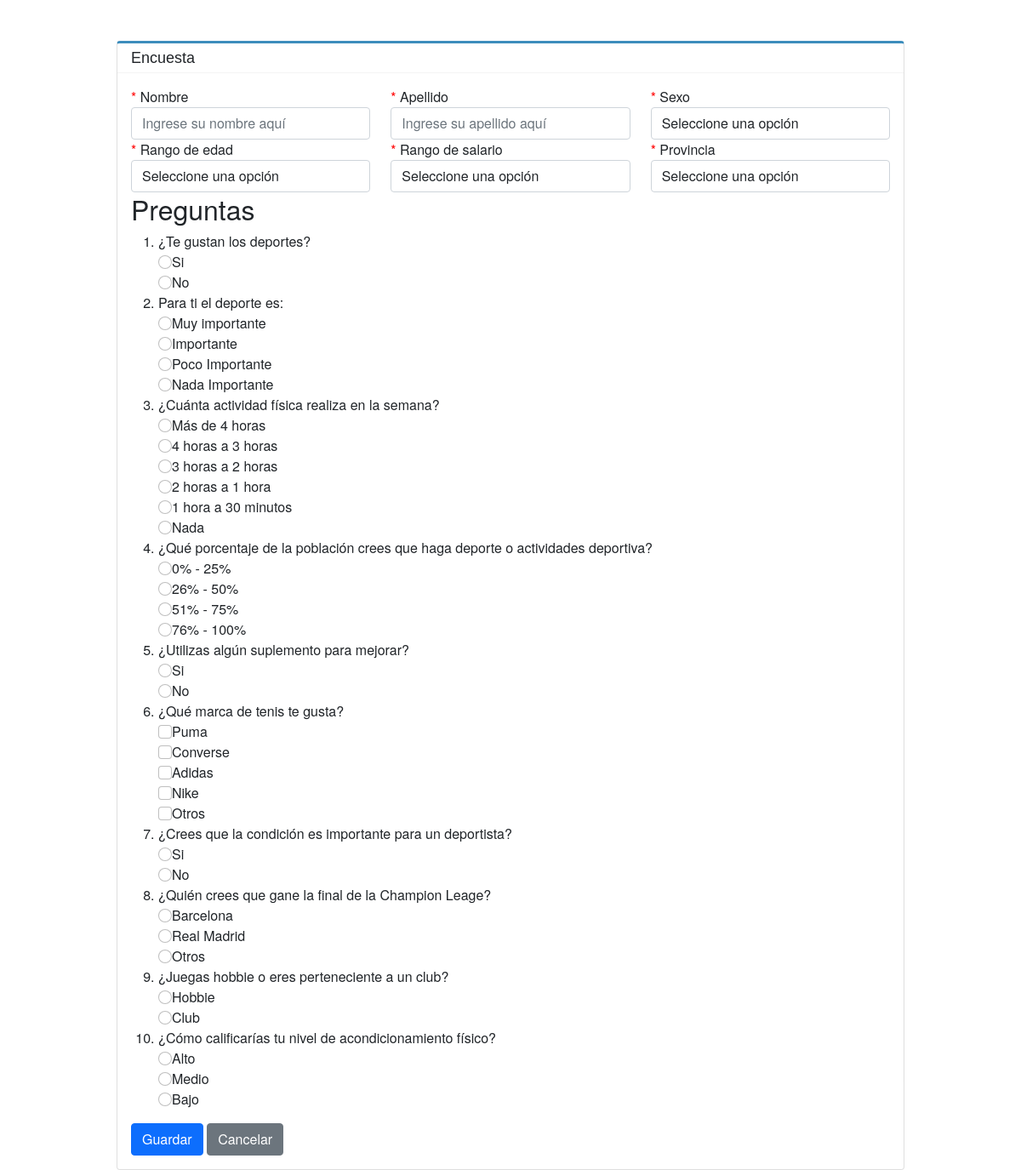
/code/encuesta.php, run on the app's committed database.
### tables this page shows
CREATE TABLE IF NOT EXISTS `preguntas` (
  `id` int(11) NOT NULL AUTO_INCREMENT COMMENT 'Columan que registra el indice de la tabla',
  `numero_pregunta` int(11) NOT NULL,
  `encuesta_id` int(11) NOT NULL,
  `tipo_pregunta` enum('Binaria','Simple','Multiple') NOT NULL DEFAULT 'Binaria' COMMENT 'Columna que almacena el tipo de pregunta.\r\nElección Binaria (Si/No)\r\nElección Simple (una de varias)\r\nElección Múltiple (una, alguna o todas)',
  `pregunta` varchar(100) NOT NULL COMMENT 'Columna que guarda la pregunta hecha',
  PRIMARY KEY (`id`),
  UNIQUE KEY `numero_pregunta_encuesta_id` (`numero_pregunta`,`encuesta_id`),
  KEY `FK_encuesta_pregunta` (`encuesta_id`),
  CONSTRAINT `FK_encuesta_pregunta` FOREIGN KEY (`encuesta_id`) REFERENCES `encuesta` (`id`) ON DELETE NO ACTION ON UPDATE NO ACTION
);

CREATE TABLE IF NOT EXISTS `respuesta_a_pregunta` (
  `pregunta_id` int(11) NOT NULL COMMENT 'El identificador del registro en la tabla de preguntas',
  `respuesta_id` int(11) NOT NULL COMMENT 'El identificador del registro en la tabla de respuestas',
  PRIMARY KEY (`pregunta_id`,`respuesta_id`) USING BTREE,
  KEY `FK_respuesta_respuesta_a_pregunta` (`respuesta_id`),
  CONSTRAINT `FK_respuesta_a_pregunta_preguntas` FOREIGN KEY (`pregunta_id`) REFERENCES `preguntas` (`id`) ON DELETE NO ACTION ON UPDATE NO ACTION,
  CONSTRAINT `FK_respuesta_respuesta_a_pregunta` FOREIGN KEY (`respuesta_id`) REFERENCES `respuestas` (`id`) ON DELETE NO ACTION ON UPDATE NO ACTION
);

CREATE TABLE IF NOT EXISTS `respuestas` (
  `id` int(2) NOT NULL AUTO_INCREMENT COMMENT 'Columna que registra el indice de la tabla',
  `respuesta` varchar(100) NOT NULL COMMENT 'Columna que guarda las respuestas de una pregunta dada',
  `es_alternativa` bit(1) NOT NULL DEFAULT b'0',
  `mostrar_texto` bit(1) NOT NULL DEFAULT b'0',
  PRIMARY KEY (`id`)
);

### code/conexion_db.php (called while the page is built, shortened)
<?php
class Conexion_DB {
    protected $conexion;
    public function __construct()
    {
        $this->conexion =  new mysqli(DB_HOST, DB_USER, DB_PASS, DB_NAME);
    }
    public function QuerySQL($String, $type = null, ...$parameters){
        $stmt = $this->conexion->prepare($String);
        if (isset($type)) {
            $stmt->bind_param($type, ...$parameters);
        }
        $stmt->execute();
        return $stmt->get_result();
    }
}

### code/encuesta.class.php (called while the page is built, shortened)
<?php
    require_once('conexion_db.php');
    class Encuesta {
        protected $DB;
        public function __construct() {
            $this->DB = new Conexion_DB();
        }
        public function GenerarPreguntas() {
            $consultaBase  = $this->DB->QuerySQL("call usp_rango_de_preguntas(?)", "s", 1);
            $resultado = $consultaBase->fetch_row();
            $min = $resultado[1];
            $max = $resultado[0];
            $rangos = range($min, $max);
            shuffle($rangos);
            $ids = array_slice($rangos, 0, 10);
            $ValorIn = implode(',', $ids);
            $consulta  = $this->DB->QuerySQL("call usp_obtener_pregunta_por_id('$ValorIn')");
            return $consulta;
        }
        public function ObtenerRespuestas($id) {
            $consulta  = $this->DB->QuerySQL("call usp_obtener_respuesta_a_pregunta_por_id(?)", "s", $id);
            return $consulta;
        }
}

### code/encuesta.php (the view, shortened to what this page needs)
<?php
    require_once('encuesta.class.php');
    $obj = new Encuesta();
    $data = $obj->GenerarPreguntas();
?>
<!DOCTYPE html>
<html lang="en">
    <head>
        <link rel="stylesheet" href="css/style.css">
        <link href="https://cdn.jsdelivr.net/npm/bootstrap@5.1.3/dist/css/bootstrap.min.css" rel="stylesheet">
    </head>
    <body>
        <div class="container mt-5" style="font-family: 'Source Sans Pro',sans-serif;">
            <div class="row justify-content-center">
                <div class="col-md-10">
                    <div class="card" style="border-top: 3px solid #d2d6de;border-top-color: #3c8dbc;">
                        <div class="card-header bg-white" style="border-bottom: 1px solid #f4f4f4;display: inline-block; font-size: 18px;margin: 0;line-height: 1;">Encuesta</div>
                        <div class="card-body" style="font-family: 'Source Sans Pro','Helvetica Neue',Helvetica,Arial,sans-serif;font-weight: 400;">
                            <form id="frmEncuesta" action="procesar_encuesta.php" method="POST">
                                <div class="row">
                                    <div class="form-group required control-label col-md-4">
                                        <label for="nombre">Nombre</label>
                                        <input class="form-control" type="text" name="nombre" id="nombre" value="" placeholder="Ingrese su nombre aquí">
                                    </div>
                                    <div class="form-group required control-label col-md-4">
                                        <label for="apellido">Apellido</label>
                                        <input class="form-control" type="text" name="apellido" id="apellido" value="" placeholder="Ingrese su apellido aquí">
                                    </div>
                                    <div class="form-group required control-label col-md-4">
                                        <label for="sexo">Sexo</label>
                                        <select class="form-control" name="sexo" id="sexo">
                                            <option value="" selected disabled>Seleccione una opción</option>
                                        </select>
                                    </div>
                                    <div class="form-group required control-label col-md-4">
                                        <label for="edad">Rango de edad</label>
                                        <select class="form-control" name="edad" id="edad">
                                            <option value="" selected disabled>Seleccione una opción</option>
                                        </select>
                                    </div>
                                    <div class="form-group required control-label col-md-4">
                                        <label for="salario">Rango de salario</label>
                                        <select class="form-control" name="salario" id="salario">
                                            <option value="" selected disabled>Seleccione una opción</option>
                                        </select>
                                    </div>
                                    <div class="form-group required control-label col-md-4">
                                        <label for="provincia">Provincia</label>
                                        <select class="form-control" name="provincia" id="provincia">
                                            <option value="" selected disabled>Seleccione una opción</option>
                                       </select>
                                    </div>
                                    <div class="col-md-12">
                                        <h2>Preguntas</h2>
                                        <ol>
                                            <?php
                                                while($item = $data->fetch_assoc()) {
                                                    $respuestas = $obj->ObtenerRespuestas($item['id']);
                                                    echo "<li>" . html_entity_decode($item['pregunta']);
                                                    switch($item['tipo_pregunta']) {
                                                        case 'Binaria':
                                                        case 'Simple':
                                                           while($a = $respuestas->fetch_assoc()) {
                                                               echo "<br/><input class='form-check-input' type='radio' id='radio_$item[id]' name='radios[$item[id]]' value='$a[id]'><label class='form-check-label' for='radio_$item[id]'>$a[respuesta]</label>";
                                                           }
                                                           break;
                                                       case 'Multiple':
                                                           while($a = $respuestas->fetch_assoc()) {
                                                               echo "<br/><input class='form-check-input' type='checkbox' id='checkbox_$item[id]' name='checkboxes[$item[id]][$a[id]]' value='$a[id]'><label class='form-check-label' for='checkbox_$item[id]'>$a[respuesta]</label>";
                                                           }
                                                           break;
                                                   }
                                                   echo "</li>";
                                                }
                                            ?>
                                        </ol>
                                    </div>
                                    <div>
                                        <div>
                                            <button class="btn btn-primary" type="submit" onclick="return validar('frmEncuesta');">Guardar</button>
                                            <a class="btn btn-secondary" href="./">Cancelar</a>
                                        </div>
                                    </div>
                                </div>
                            </form>
                        </div>
                    </div>
                </div>
            </div>
        </div>
    </body>
</html>

### code/css/style.css (style rules this page uses)
.form-group.required.control-label:before { content: "*"; color: red; }

### data on the page
preguntas: pregunta "¿Te gustan los deportes?"
respuesta_a_pregunta: respuesta.respuesta "Si"
respuesta_a_pregunta: respuesta.respuesta "No"
preguntas: pregunta "Para ti el deporte es:"
respuesta_a_pregunta: respuesta.respuesta "Muy importante"
respuesta_a_pregunta: respuesta.respuesta "Importante"
respuesta_a_pregunta: respuesta.respuesta "Poco Importante"
respuesta_a_pregunta: respuesta.respuesta "Nada Importante"
preguntas: pregunta "¿Cuánta actividad física realiza en la semana?"
respuesta_a_pregunta: respuesta.respuesta "Más de 4 horas"
respuesta_a_pregunta: respuesta.respuesta "4 horas a 3 horas"
respuesta_a_pregunta: respuesta.respuesta "3 horas a 2 horas"
respuesta_a_pregunta: respuesta.respuesta "2 horas a 1 hora"
respuesta_a_pregunta: respuesta.respuesta "1 hora a 30 minutos"
respuesta_a_pregunta: respuesta.respuesta "Nada"
preguntas: pregunta "¿Qué porcentaje de la población crees que haga deporte o actividades deportiva?"
respuesta_a_pregunta: respuesta.respuesta "0% - 25%"
respuesta_a_pregunta: respuesta.respuesta "26% - 50%"
respuesta_a_pregunta: respuesta.respuesta "51% - 75%"
respuesta_a_pregunta: respuesta.respuesta "76% - 100%"
preguntas: pregunta "¿Utilizas algún suplemento para mejorar?"
respuesta_a_pregunta: respuesta.respuesta "Si"
respuesta_a_pregunta: respuesta.respuesta "No"
preguntas: pregunta "¿Qué marca de tenis te gusta?"
respuesta_a_pregunta: respuesta.respuesta "Puma"
respuesta_a_pregunta: respuesta.respuesta "Converse"
respuesta_a_pregunta: respuesta.respuesta "Adidas"
respuesta_a_pregunta: respuesta.respuesta "Nike"
respuesta_a_pregunta: respuesta.respuesta "Otros"
preguntas: pregunta "¿Crees que la condición es importante para un deportista?"
respuesta_a_pregunta: respuesta.respuesta "Si"
respuesta_a_pregunta: respuesta.respuesta "No"
preguntas: pregunta "¿Quién crees que gane la final de la Champion Leage?"
respuesta_a_pregunta: respuesta.respuesta "Barcelona"
respuesta_a_pregunta: respuesta.respuesta "Real Madrid"
respuesta_a_pregunta: respuesta.respuesta "Otros"
preguntas: pregunta "¿Juegas hobbie o eres perteneciente a un club?"
respuesta_a_pregunta: respuesta.respuesta "Hobbie"
respuesta_a_pregunta: respuesta.respuesta "Club"
preguntas: pregunta "¿Cómo calificarías tu nivel de acondicionamiento físico?"
respuesta_a_pregunta: respuesta.respuesta "Alto"
respuesta_a_pregunta: respuesta.respuesta "Medio"
respuesta_a_pregunta: respuesta.respuesta "Bajo"
